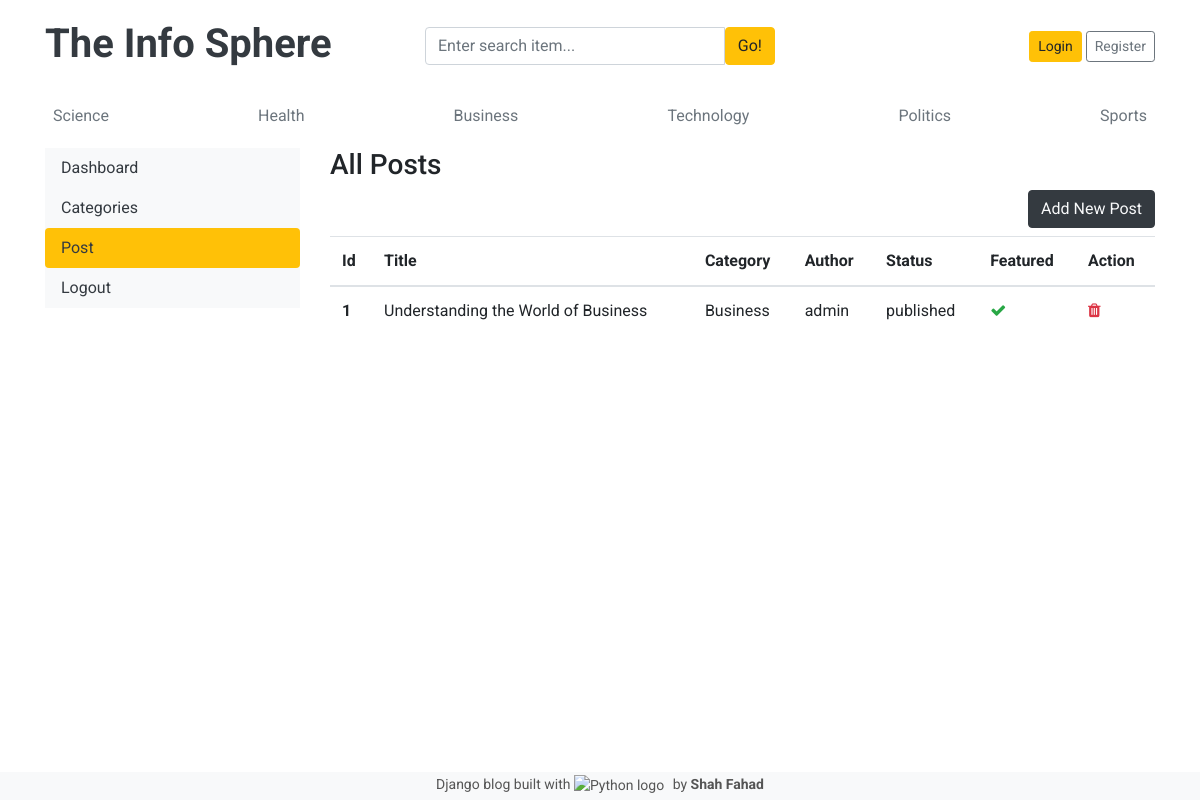
The app's page /dashboard/posts/ with its own data.
### blogs/models.py (models this page shows, shortened)
class Category(models.Model):
    category_name = models.CharField(max_length=50, unique=True)  # Correct spelling of unique
    created_at = models.DateTimeField(auto_now=True)
    updated_at = models.DateTimeField(auto_now=True)
    class Meta:
        verbose_name_plural = 'Categories'
    def __str__(self):
        return self.category_name

class Blogs(models.Model):
    title = models.CharField(max_length=100, unique=True)
    slug = models.SlugField(unique=True, blank= True)
    category = models.ForeignKey(Category, on_delete=models.CASCADE)
    author = models.ForeignKey(User, on_delete=models.CASCADE)
    blog_image = models.ImageField(upload_to='uploads/%y/%m/%d')
    short_description = models.TextField(max_length=1000)
    blog_body = models.TextField(max_length=5000)
    status = models.CharField(max_length=100,choices = STATUS_CHOICE, default='draft')
    is_featured = models.BooleanField(default=False)
    created_at = models.DateTimeField(auto_now=True)
    updated_at = models.DateTimeField(auto_now=True)
    class Meta:
        verbose_name_plural = 'blogs'

### dashboard/views.py (the view)
# urls.py: path('posts/', views.posts, name="posts"),
def posts(request):
    posts = Blogs.objects.all()
    context={
        'posts' : posts
    }
    return render(request, 'dashboard/posts.html',context)

### blogs/context_processors.py (called while the page is built)
def get_categories(request):
    categories = Category.objects.all()
    return dict(categories=categories)

### templates/dashboard/posts.html
{% extends '../base/base.html'%}
{% block content %}
<div class="row">
    {% include './leftsidebar.html' %}
    <div class="col-md-9">
        <h3>All Posts</h3>
        <a href="{%url 'add_posts'%}" class="btn btn-dark text-light float-right mb-2">Add New Post</a>
        <table class="table">
            <thead>
                <tr>
                    <th>Id</th>
                    <th>Title</th>
                    <th>Category</th>
                    <th>Author</th>
                    <th>Status</th>
                    <th>Featured</th>
                    <th>Action</th>
                </tr>
            </thead>
            <tbody>
                {% for post in posts %}
                <tr>
                    <th>{{ forloop.counter }}</th>
                    <td>{{ post.title }}</td>
                    <td>{{ post.category }}</td>
                    <td>{{ post.author }}</td>
                    <td>{{ post.status }}</td>
                    <td>{% if post.is_featured%} <i class="fa fa-check text-success"></i>  {% else %} <i class="fa fa-times text-danger"></i> {% endif %}</td>
                    <td>
                        <a href="{% url 'delete_posts' post.id %}"><i class="fa fa-trash text-danger"></i></a>
                    </td>
                </tr>
                {% endfor %}
            </tbody>
        </table>
    </div>
</div>
{% endblock %}

### templates/base/header.html (shortened to what this page needs)
{% load static %}
<!DOCTYPE html>
<html lang="en">
<head>
  <link href="https://getbootstrap.com/docs/4.0/dist/css/bootstrap.min.css" rel="stylesheet">
  <link href="{% static 'css/blog.css' %}" rel="stylesheet">
  <link rel="stylesheet" href="https://cdnjs.cloudflare.com/ajax/libs/font-awesome/4.7.0/css/font-awesome.min.css">
</head>
<body>
  <div class="container">
    <header class="blog-header py-3">
      <div class="row flex-nowrap justify-content-between align-items-center">
        <div class="col-4 pt-1">
          <a class="blog-header-logo text-dark" href="/"> <h1><strong> The Info Sphere</strong></h1></a>
        </div>
        <div class="col-4">
          <form action="{% url 'search' %}" method="GET">
            <div class="input-group">
              <input class="form-control" name="keyword" type="text" placeholder="Enter search item..." aria-label="Enter search item..." aria-describedby="button-search" />
              <button type="submit" class="btn btn-warning" id="button-search" type="button">Go!</button>
          </div>
          </form>
        </div>
        <div class="col-4 d-flex justify-content-end align-items-center">
          {% if not user.is_authenticated %}
          <a class="btn btn-sm btn-warning" href="{% url 'login' %}">Login</a> &nbsp;
          <a class="btn btn-sm btn-outline-secondary" href="{% url 'register' %}">Register</a>
          {% else %}
          <span><a href="{% url 'dashboard' %}" class="btn btn-warning">Dashboard</a></span> &nbsp;
          <span> <a href="{% url 'logout' %}">Logout</a></span>
          {% endif %}
        </div>
      </div>
    </header>
    <div class="nav-scroller py-1 mb-2">
      <nav class="nav d-flex justify-content-between">
        {% for cat in categories %}
        <a class="p-2 text-muted" href="{% url 'posts_by_category' cat.id %}">{{ cat.category_name}}</a>
        {% endfor %}
      </nav>
    </div>

### static/css/blog.css (style rules this page uses)
body { font-family: 'Roboto', sans-serif; }
h1, h2, h3, h4, h5, h6 { font-family: 'Roboto', sans-serif; }

### records on screen
Category: category_name "Science"
Category: category_name "Health"
Category: category_name "Business"
Category: category_name "Technology"
Category: category_name "Politics"
Category: category_name "Sports"
Blogs: title "Understanding the World of Business", category "Business", author "admin", status "published", is_featured True (drawn)
